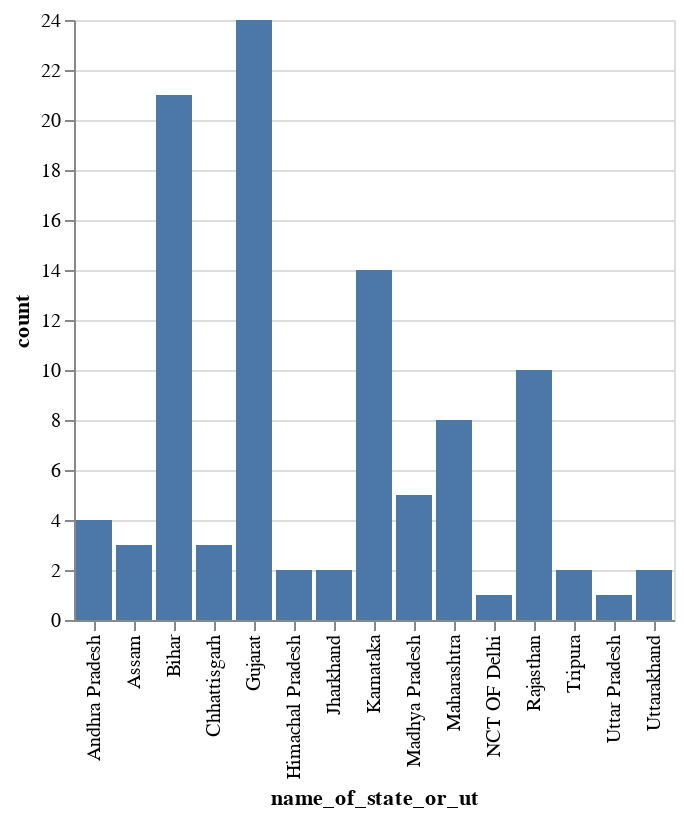

Here is the notebook cell this chart was saved with:
### Code cell
chart = alt.Chart(nota_in_top_3_df).transform_aggregate(count='count()', groupby=['name_of_state_or_ut']).mark_bar().encode(
    x='name_of_state_or_ut:N',
    y='count:Q'
)
chart.show()

### Figure 1 — Vega-Lite specification as saved in the notebook (floating-point values rounded to 4 significant figures)
{"config": {"view": {"continuousWidth": 300, "continuousHeight": 300}}, "data": {"name": "data-0f78a51ae866a7bf0c3733b0be1a1df6"}, "mark": {"type": "bar"}, "encoding": {"x": {"field": "name_of_state_or_ut", "type": "nominal"}, "y": {"field": "count", "type": "quantitative"}}, "transform": [{"aggregate": [{"op": "count", "as": "count"}], "groupby": ["name_of_state_or_ut"]}], "$schema": "https://vega.github.io/schema/vega-lite/v5.17.0.json", "datasets": {"data-0f78a51ae866a7bf0c3733b0be1a1df6": [{"name_of_state_or_ut": "Karnataka", "state_ut_code": "S10", "constituency_code": 27, "constituency_name": "Chikkballapur", "winner_votes": 822619, "nota_votes": 6596, "nota_position": 3, "runner_votes": 659159}, {"name_of_state_or_ut": "Maharashtra", "state_ut_code": "S13", "constituency_code": 29, "constituency_name": "MumbaiNorthCentral", "winner_votes": 445545, "nota_votes": 9749, "nota_position": 3, "runner_votes": 429031}, {"name_of_state_or_ut": "Karnataka", "state_ut_code": "S10", "constituency_code": 25, "constituency_name": "Bangalorecentral", "winner_votes": 658915, "nota_votes": 12126, "nota_position": 3, "runner_votes": 626208}, {"name_of_state_or_ut": "NCT OF Delhi", "state_ut_code": "U05", "constituency_code": 6, "constituency_name": "WestDelhi", "winner_votes": 842658, "nota_votes": 8699, "nota_position": 3, "runner_votes": 643645}, {"name_of_state_or_ut": "Maharashtra", "state_ut_code": "S13", "constituency_code": 25, "constituency_name": "Thane", "winner_votes": 734231, "nota_votes": 17901, "nota_position": 3, "runner_votes": 517220}, {"name_of_state_or_ut": "Maharashtra", "state_ut_code": "S13", "constituency_code": 47, "constituency_name": "Kolhapur", "winner_votes": 754522, "nota_votes": 5983, "nota_position": 3, "runner_votes": 599558}, {"name_of_state_or_ut": "Karnataka", "state_ut_code": "S10", "constituency_code": 26, "constituency_name": "BangaloreSouth", "winner_votes": 750830, "nota_votes": 7857, "nota_position": 3, "runner_votes": 473747}, {"name_of_state_or_ut": "Maharashtra", "state_ut_code": "S13", "constituency_code": 27, "constituency_name": "MumbaiNorthWest", "winner_votes": 452644, "nota_votes": 15161, "nota_position": 3, "runner_votes": 452596}, {"name_of_state_or_ut": "Karnataka", "state_ut_code": "S10", "constituency_code": 24, "constituency_name": "BangaloreNorth", "winner_votes": 986049, "nota_votes": 13554, "nota_position": 3, "runner_votes": 726573}, {"name_of_state_or_ut": "Maharashtra", "state_ut_code": "S13", "constituency_code": 26, "constituency_name": "MumbaiNorth", "winner_votes": 680146, "nota_votes": 13346, "nota_position": 3, "runner_votes": 322538}, {"name_of_state_or_ut": "Karnataka", "state_ut_code": "S10", "constituency_code": 21, "constituency_name": "Mysore", "winner_votes": 795503, "nota_votes": 4490, "nota_position": 3, "runner_votes": 656241}, {"name_of_state_or_ut": "Gujarat", "state_ut_code": "S06", "constituency_code": 7, "constituency_name": "AhmedabadEast", "winner_votes": 770459, "nota_votes": 10503, "nota_position": 3, "runner_votes": 308704}, {"name_of_state_or_ut": "Karnataka", "state_ut_code": "S10", "constituency_code": 11, "constituency_name": "Dharwad", "winner_votes": 716231, "nota_votes": 6147, "nota_position": 3, "runner_votes": 618907}, {"name_of_state_or_ut": "Karnataka", "state_ut_code": "S10", "constituency_code": 23, "constituency_name": "BangaloreRural", "winner_votes": 1079002, "nota_votes": 10649, "nota_position": 3, "runner_votes": 809355}, {"name_of_state_or_ut": "Andhra Pradesh", "state_ut_code": "S01", "constituency_code": 3, "constituency_name": "Vizianagaram", "winner_votes": 743113, "nota_votes": 23250, "nota_position": 3, "runner_votes": 493762}, {"name_of_state_or_ut": "Rajasthan", "state_ut_code": "S20", "constituency_code": 16, "constituency_name": "JODHPUR", "winner_votes": 730056, "nota_votes": 10591, "nota_position": 3, "runner_votes": 614379}, {"name_of_state_or_ut": "Andhra Pradesh", "state_ut_code": "S01", "constituency_code": 5, "constituency_name": "Anakapalle", "winner_votes": 762069, "nota_votes": 26235, "nota_position": 3, "runner_votes": 465539}, {"name_of_state_or_ut": "Jharkhand", "state_ut_code": "S27", "constituency_code": 5, "constituency_name": "Kodarma", "winner_votes": 791657, "nota_votes": 42152, "nota_position": 3, "runner_votes": 414643}, {"name_of_state_or_ut": "Rajasthan", "state_ut_code": "S20", "constituency_code": 24, "constituency_name": "KOTA", "winner_votes": 750496, "nota_votes": 10261, "nota_position": 3, "runner_votes": 708522}, {"name_of_state_or_ut": "Rajasthan", "state_ut_code": "S20", "constituency_code": 6, "constituency_name": "JAIPURRURAL", "winner_votes": 617877, "nota_votes": 7519, "nota_position": 3, "runner_votes": 616262}, {"name_of_state_or_ut": "Maharashtra", "state_ut_code": "S13", "constituency_code": 31, "constituency_name": "MumbaiSouth", "winner_votes": 395655, "nota_votes": 13411, "nota_position": 3, "runner_votes": 342982}, {"name_of_state_or_ut": "Rajasthan", "state_ut_code": "S20", "constituency_code": 13, "constituency_name": "AJMER", "winner_votes": 747462, "nota_votes": 11402, "nota_position": 3, "runner_votes": 417471}, {"name_of_state_or_ut": "Karnataka", "state_ut_code": "S10", "constituency_code": 5, "constituency_name": "Gulbarga", "winner_votes": 652321, "nota_votes": 8429, "nota_position": 3, "runner_votes": 625116}, {"name_of_state_or_ut": "Karnataka", "state_ut_code": "S10", "constituency_code": 10, "constituency_name": "Haveri", "winner_votes": 705538, "nota_votes": 10865, "nota_position": 3, "runner_votes": 662025}, {"name_of_state_or_ut": "Gujarat", "state_ut_code": "S06", "constituency_code": 9, "constituency_name": "Surendranagar", "winner_votes": 669749, "nota_votes": 13299, "nota_position": 3, "runner_votes": 408132}, {"name_of_state_or_ut": "Bihar", "state_ut_code": "S04", "constituency_code": 38, "constituency_name": "Gaya", "winner_votes": 494960, "nota_votes": 17288, "nota_position": 3, "runner_votes": 393148}, {"name_of_state_or_ut": "Gujarat", "state_ut_code": "S06", "constituency_code": 5, "constituency_name": "Sabarkantha", "winner_votes": 677318, "nota_votes": 21076, "nota_position": 3, "runner_votes": 521636}, {"name_of_state_or_ut": "Gujarat", "state_ut_code": "S06", "constituency_code": 6, "constituency_name": "Gandhinagar", "winner_votes": 1010972, "nota_votes": 22005, "nota_position": 3, "runner_votes": 266256}, {"name_of_state_or_ut": "Bihar", "state_ut_code": "S04", "constituency_code": 21, "constituency_name": "Hajipur", "winner_votes": 615718, "nota_votes": 36927, "nota_position": 3, "runner_votes": 445613}, {"name_of_state_or_ut": "Gujarat", "state_ut_code": "S06", "constituency_code": 25, "constituency_name": "Navsari", "winner_votes": 1031065, "nota_votes": 20462, "nota_position": 3, "runner_votes": 257514}, {"name_of_state_or_ut": "Madhya Pradesh", "state_ut_code": "S12", "constituency_code": 26, "constituency_name": "INDORE", "winner_votes": 1226751, "nota_votes": 218674, "nota_position": 2, "runner_votes": 51659}, {"name_of_state_or_ut": "Gujarat", "state_ut_code": "S06", "constituency_code": 20, "constituency_name": "Vadodara", "winner_votes": 873189, "nota_votes": 18388, "nota_position": 3, "runner_votes": 291063}, {"name_of_state_or_ut": "Bihar", "state_ut_code": "S04", "constituency_code": 5, "constituency_name": "Sitamarhi", "winner_votes": 515719, "nota_votes": 32133, "nota_position": 3, "runner_votes": 464363}, {"name_of_state_or_ut": "Gujarat", "state_ut_code": "S06", "constituency_code": 22, "constituency_name": "Bharuch", "winner_votes": 608157, "nota_votes": 23283, "nota_position": 3, "runner_votes": 522461}, {"name_of_state_or_ut": "Gujarat", "state_ut_code": "S06", "constituency_code": 15, "constituency_name": "Bhavnagar", "winner_votes": 716883, "nota_votes": 18765, "nota_position": 3, "runner_votes": 261594}, {"name_of_state_or_ut": "Uttar Pradesh", "state_ut_code": "S24", "constituency_code": 25, "constituency_name": "Bareilly", "winner_votes": 567127, "nota_votes": 6260, "nota_position": 3, "runner_votes": 532323}, {"name_of_state_or_ut": "Rajasthan", "state_ut_code": "S20", "constituency_code": 7, "constituency_name": "JAIPUR", "winner_votes": 886850, "nota_votes": 10428, "nota_position": 3, "runner_votes": 555083}, {"name_of_state_or_ut": "Bihar", "state_ut_code": "S04", "constituency_code": 22, "constituency_name": "Ujiarpur", "winner_votes": 515965, "nota_votes": 23269, "nota_position": 3, "runner_votes": 455863}, {"name_of_state_or_ut": "Andhra Pradesh", "state_ut_code": "S01", "constituency_code": 10, "constituency_name": "Eluru", "winner_votes": 746351, "nota_votes": 22515, "nota_position": 3, "runner_votes": 564494}, {"name_of_state_or_ut": "Uttarakhand", "state_ut_code": "S28", "constituency_code": 2, "constituency_name": "Garhwal", "winner_votes": 432159, "nota_votes": 11375, "nota_position": 3, "runner_votes": 268656}, {"name_of_state_or_ut": "Andhra Pradesh", "state_ut_code": "S01", "constituency_code": 2, "constituency_name": "Srikakulam", "winner_votes": 754328, "nota_votes": 24605, "nota_position": 3, "runner_votes": 426427}, {"name_of_state_or_ut": "Maharashtra", "state_ut_code": "S13", "constituency_code": 32, "constituency_name": "Raigad", "winner_votes": 508352, "nota_votes": 27270, "nota_position": 3, "runner_votes": 425568}, {"name_of_state_or_ut": "Karnataka", "state_ut_code": "S10", "constituency_code": 12, "constituency_name": "UttaraKannada", "winner_votes": 782495, "nota_votes": 10176, "nota_position": 3, "runner_votes": 445067}, {"name_of_state_or_ut": "Gujarat", "state_ut_code": "S06", "constituency_code": 11, "constituency_name": "Porbandar", "winner_votes": 633118, "nota_votes": 13563, "nota_position": 3, "runner_votes": 249758}, {"name_of_state_or_ut": "Bihar", "state_ut_code": "S04", "constituency_code": 6, "constituency_name": "Madhubani", "winner_votes": 553428, "nota_votes": 20719, "nota_position": 3, "runner_votes": 401483}, {"name_of_state_or_ut": "Bihar", "state_ut_code": "S04", "constituency_code": 23, "constituency_name": "Samastipur", "winner_votes": 579786, "nota_votes": 32668, "nota_position": 3, "runner_votes": 392535}, {"name_of_state_or_ut": "Bihar", "state_ut_code": "S04", "constituency_code": 25, "constituency_name": "Khagaria", "winner_votes": 538657, "nota_votes": 31111, "nota_position": 3, "runner_votes": 377526}, {"name_of_state_or_ut": "Bihar", "state_ut_code": "S04", "constituency_code": 26, "constituency_name": "Bhagalpur", "winner_votes": 536031, "nota_votes": 31803, "nota_position": 3, "runner_votes": 431163}, {"name_of_state_or_ut": "Bihar", "state_ut_code": "S04", "constituency_code": 28, "constituency_name": "Munger", "winner_votes": 550146, "nota_votes": 21951, "nota_position": 3, "runner_votes": 469276}, {"name_of_state_or_ut": "Bihar", "state_ut_code": "S04", "constituency_code": 3, "constituency_name": "PurviChamparan", "winner_votes": 542193, "nota_votes": 19788, "nota_position": 3, "runner_votes": 453906}, {"name_of_state_or_ut": "Gujarat", "state_ut_code": "S06", "constituency_code": 17, "constituency_name": "Kheda", "winner_votes": 744435, "nota_votes": 18824, "nota_position": 3, "runner_votes": 386677}, {"name_of_state_or_ut": "Rajasthan", "state_ut_code": "S20", "constituency_code": 18, "constituency_name": "JALORE", "winner_votes": 796783, "nota_votes": 18459, "nota_position": 3, "runner_votes": 595240}, {"name_of_state_or_ut": "Himachal Pradesh", "state_ut_code": "S08", "constituency_code": 3, "constituency_name": "HAMIRPUR", "winner_votes": 607068, "nota_votes": 5178, "nota_position": 3, "runner_votes": 424711}, {"name_of_state_or_ut": "Gujarat", "state_ut_code": "S06", "constituency_code": 2, "constituency_name": "Banaskantha", "winner_votes": 671883, "nota_votes": 22167, "nota_position": 3, "runner_votes": 641477}, {"name_of_state_or_ut": "Bihar", "state_ut_code": "S04", "constituency_code": 4, "constituency_name": "Sheohar", "winner_votes": 476612, "nota_votes": 30168, "nota_position": 3, "runner_votes": 447469}, {"name_of_state_or_ut": "Chhattisgarh", "state_ut_code": "S26", "constituency_code": 10, "constituency_name": "BASTAR", "winner_votes": 458398, "nota_votes": 36758, "nota_position": 3, "runner_votes": 403153}, {"name_of_state_or_ut": "Gujarat", "state_ut_code": "S06", "constituency_code": 13, "constituency_name": "Junagadh", "winner_votes": 584049, "nota_votes": 14013, "nota_position": 3, "runner_votes": 448555}, {"name_of_state_or_ut": "Maharashtra", "state_ut_code": "S13", "constituency_code": 1, "constituency_name": "Nandurbar", "winner_votes": 745998, "nota_votes": 14123, "nota_position": 3, "runner_votes": 586878}, {"name_of_state_or_ut": "Madhya Pradesh", "state_ut_code": "S12", "constituency_code": 28, "constituency_name": "KHANDWA", "winner_votes": 862679, "nota_votes": 12839, "nota_position": 3, "runner_votes": 592708}, {"name_of_state_or_ut": "Bihar", "state_ut_code": "S04", "constituency_code": 17, "constituency_name": "Gopalganj", "winner_votes": 511866, "nota_votes": 42863, "nota_position": 3, "runner_votes": 384686}, {"name_of_state_or_ut": "Gujarat", "state_ut_code": "S06", "constituency_code": 1, "constituency_name": "Kachchh", "winner_votes": 659574, "nota_votes": 18742, "nota_position": 3, "runner_votes": 390792}, {"name_of_state_or_ut": "Assam", "state_ut_code": "S03", "constituency_code": 10, "constituency_name": "Kaziranga", "winner_votes": 897043, "nota_votes": 24431, "nota_position": 3, "runner_votes": 648096}, {"name_of_state_or_ut": "Bihar", "state_ut_code": "S04", "constituency_code": 24, "constituency_name": "Begusarai", "winner_votes": 649331, "nota_votes": 22382, "nota_position": 3, "runner_votes": 567851}, {"name_of_state_or_ut": "Bihar", "state_ut_code": "S04", "constituency_code": 27, "constituency_name": "Banka", "winner_votes": 506678, "nota_votes": 34889, "nota_position": 3, "runner_votes": 402834}, {"name_of_state_or_ut": "Bihar", "state_ut_code": "S04", "constituency_code": 1, "constituency_name": "ValmikiNagar", "winner_votes": 523422, "nota_votes": 30709, "nota_position": 3, "runner_votes": 424747}, {"name_of_state_or_ut": "Karnataka", "state_ut_code": "S10", "constituency_code": 9, "constituency_name": "Bellary", "winner_votes": 730845, "nota_votes": 7889, "nota_position": 3, "runner_votes": 631853}, {"name_of_state_or_ut": "Karnataka", "state_ut_code": "S10", "constituency_code": 15, "constituency_name": "UdupiChikmagalur", "winner_votes": 732234, "nota_votes": 11269, "nota_position": 3, "runner_votes": 473059}, {"name_of_state_or_ut": "Rajasthan", "state_ut_code": "S20", "constituency_code": 23, "constituency_name": "BHILWARA", "winner_votes": 807640, "nota_votes": 13376, "nota_position": 3, "runner_votes": 453034}, {"name_of_state_or_ut": "Rajasthan", "state_ut_code": "S20", "constituency_code": 22, "constituency_name": "RAJSAMAND", "winner_votes": 781203, "nota_votes": 12411, "nota_position": 3, "runner_votes": 388980}, {"name_of_state_or_ut": "Gujarat", "state_ut_code": "S06", "constituency_code": 3, "constituency_name": "Patan", "winner_votes": 591947, "nota_votes": 16722, "nota_position": 3, "runner_votes": 560071}, {"name_of_state_or_ut": "Chhattisgarh", "state_ut_code": "S26", "constituency_code": 1, "constituency_name": "SURGUJA", "winner_votes": 713200, "nota_votes": 28121, "nota_position": 3, "runner_votes": 648378}, {"name_of_state_or_ut": "Himachal Pradesh", "state_ut_code": "S08", "constituency_code": 2, "constituency_name": "MANDI", "winner_votes": 537022, "nota_votes": 5645, "nota_position": 3, "runner_votes": 462267}, {"name_of_state_or_ut": "Chhattisgarh", "state_ut_code": "S26", "constituency_code": 11, "constituency_name": "KANKER", "winner_votes": 597624, "nota_votes": 18669, "nota_position": 3, "runner_votes": 595740}, {"name_of_state_or_ut": "Gujarat", "state_ut_code": "S06", "constituency_code": 19, "constituency_name": "Dahod", "winner_votes": 688715, "nota_votes": 34938, "nota_position": 3, "runner_votes": 355038}, {"name_of_state_or_ut": "Rajasthan", "state_ut_code": "S20", "constituency_code": 2, "constituency_name": "BIKANER", "winner_votes": 566737, "nota_votes": 12558, "nota_position": 3, "runner_votes": 511026}, {"name_of_state_or_ut": "Karnataka", "state_ut_code": "S10", "constituency_code": 17, "constituency_name": "DakshinaKannada", "winner_votes": 764132, "nota_votes": 23576, "nota_position": 3, "runner_votes": 614924}, {"name_of_state_or_ut": "Bihar", "state_ut_code": "S04", "constituency_code": 37, "constituency_name": "Aurangabad", "winner_votes": 465567, "nota_votes": 22627, "nota_position": 3, "runner_votes": 386456}, {"name_of_state_or_ut": "Bihar", "state_ut_code": "S04", "constituency_code": 11, "constituency_name": "Katihar", "winner_votes": 567092, "nota_votes": 22939, "nota_position": 3, "runner_votes": 517229}, {"name_of_state_or_ut": "Tripura", "state_ut_code": "S23", "constituency_code": 2, "constituency_name": "TripuraEast", "winner_votes": 777447, "nota_votes": 18303, "nota_position": 3, "runner_votes": 290628}, {"name_of_state_or_ut": "Gujarat", "state_ut_code": "S06", "constituency_code": 10, "constituency_name": "Rajkot", "winner_votes": 857984, "nota_votes": 15922, "nota_position": 3, "runner_votes": 373724}, {"name_of_state_or_ut": "Tripura", "state_ut_code": "S23", "constituency_code": 1, "constituency_name": "TripuraWest", "winner_votes": 881341, "nota_votes": 14612, "nota_position": 3, "runner_votes": 269763}, {"name_of_state_or_ut": "Gujarat", "state_ut_code": "S06", "constituency_code": 14, "constituency_name": "Amreli", "winner_votes": 580872, "nota_votes": 11349, "nota_position": 3, "runner_votes": 259804}, {"name_of_state_or_ut": "Gujarat", "state_ut_code": "S06", "constituency_code": 18, "constituency_name": "Panchmahal", "winner_votes": 794579, "nota_votes": 20103, "nota_position": 3, "runner_votes": 285237}, {"name_of_state_or_ut": "Karnataka", "state_ut_code": "S10", "constituency_code": 6, "constituency_name": "Raichur", "winner_votes": 670966, "nota_votes": 9850, "nota_position": 3, "runner_votes": 591185}, {"name_of_state_or_ut": "Assam", "state_ut_code": "S03", "constituency_code": 5, "constituency_name": "Guwahati", "winner_votes": 894887, "nota_votes": 20249, "nota_position": 3, "runner_votes": 643797}, {"name_of_state_or_ut": "Madhya Pradesh", "state_ut_code": "S12", "constituency_code": 23, "constituency_name": "MANDSOUR", "winner_votes": 945761, "nota_votes": 11662, "nota_position": 3, "runner_votes": 445106}, {"name_of_state_or_ut": "Bihar", "state_ut_code": "S04", "constituency_code": 14, "constituency_name": "Darbhanga", "winner_votes": 566630, "nota_votes": 23904, "nota_position": 3, "runner_votes": 388474}, {"name_of_state_or_ut": "Bihar", "state_ut_code": "S04", "constituency_code": 13, "constituency_name": "Madhepura", "winner_votes": 640649, "nota_votes": 32625, "nota_position": 3, "runner_votes": 466115}, {"name_of_state_or_ut": "Bihar", "state_ut_code": "S04", "constituency_code": 40, "constituency_name": "Jamui", "winner_votes": 509046, "nota_votes": 26182, "nota_position": 3, "runner_votes": 396564}, {"name_of_state_or_ut": "Jharkhand", "state_ut_code": "S27", "constituency_code": 11, "constituency_name": "Khunti", "winner_votes": 511647, "nota_votes": 21919, "nota_position": 3, "runner_votes": 361972}, {"name_of_state_or_ut": "Uttarakhand", "state_ut_code": "S28", "constituency_code": 3, "constituency_name": "Almora", "winner_votes": 429167, "nota_votes": 17019, "nota_position": 3, "runner_votes": 195070}, {"name_of_state_or_ut": "Madhya Pradesh", "state_ut_code": "S12", "constituency_code": 25, "constituency_name": "DHAR", "winner_votes": 794449, "nota_votes": 15651, "nota_position": 3, "runner_votes": 575784}, {"name_of_state_or_ut": "Rajasthan", "state_ut_code": "S20", "constituency_code": 25, "constituency_name": "JHALAWAR-BARAN", "winner_votes": 865376, "nota_votes": 16027, "nota_position": 3, "runner_votes": 494387}, {"name_of_state_or_ut": "Gujarat", "state_ut_code": "S06", "constituency_code": 26, "constituency_name": "Valsad", "winner_votes": 764226, "nota_votes": 18373, "nota_position": 3, "runner_votes": 553522}, {"name_of_state_or_ut": "Gujarat", "state_ut_code": "S06", "constituency_code": 16, "constituency_name": "Anand", "winner_votes": 612484, "nota_votes": 15930, "nota_position": 3, "runner_votes": 522545}, {"name_of_state_or_ut": "Gujarat", "state_ut_code": "S06", "constituency_code": 8, "constituency_name": "AhmedabadWest", "winner_votes": 611704, "nota_votes": 14007, "nota_position": 3, "runner_votes": 325267}, {"name_of_state_or_ut": "Gujarat", "state_ut_code": "S06", "constituency_code": 21, "constituency_name": "ChhotaUdaipur", "winner_votes": 796589, "nota_votes": 29655, "nota_position": 3, "runner_votes": 397812}, {"name_of_state_or_ut": "Gujarat", "state_ut_code": "S06", "constituency_code": 4, "constituency_name": "Mahesana", "winner_votes": 686406, "nota_votes": 11626, "nota_position": 3, "runner_votes": 358360}, {"name_of_state_or_ut": "Madhya Pradesh", "state_ut_code": "S12", "constituency_code": 27, "constituency_name": "KHARGONE", "winner_votes": 819863, "nota_votes": 18257, "nota_position": 3, "runner_votes": 684845}, {"name_of_state_or_ut": "Bihar", "state_ut_code": "S04", "constituency_code": 19, "constituency_name": "Maharajganj", "winner_votes": 529533, "nota_votes": 21687, "nota_position": 3, "runner_votes": 426882}, {"name_of_state_or_ut": "Assam", "state_ut_code": "S03", "constituency_code": 14, "constituency_name": "Jorhat", "winner_votes": 751771, "nota_votes": 14555, "nota_position": 3, "runner_votes": 607378}, {"name_of_state_or_ut": "Gujarat", "state_ut_code": "S06", "constituency_code": 23, "constituency_name": "Bardoli", "winner_votes": 763950, "nota_votes": 25542, "nota_position": 3, "runner_votes": 533697}]}}
